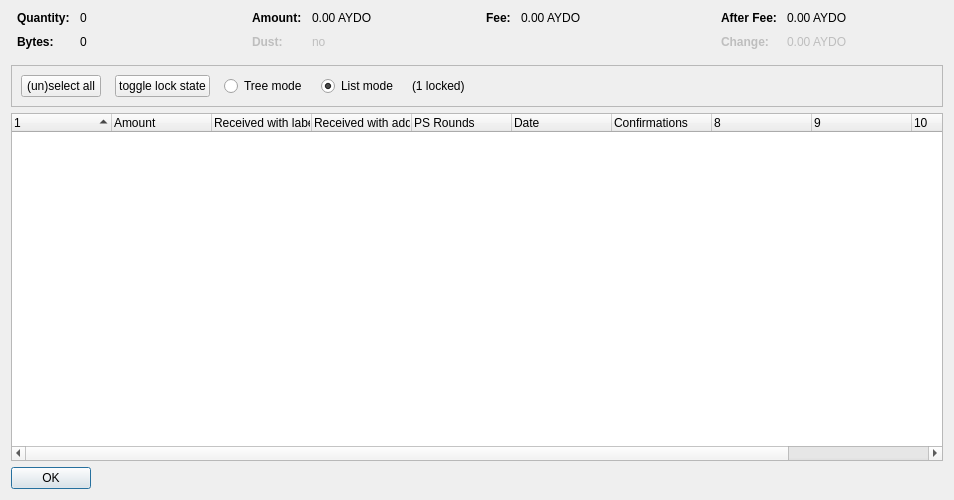
<?xml version="1.0" encoding="UTF-8"?>
<ui version="4.0">
 <class>CoinControlDialog</class>
 <widget class="QDialog" name="CoinControlDialog">
  <property name="geometry">
   <rect>
    <x>0</x>
    <y>0</y>
    <width>954</width>
    <height>500</height>
   </rect>
  </property>
  <property name="windowTitle">
   <string>Coin Selection</string>
  </property>
  <layout class="QVBoxLayout" name="verticalLayout">
   <item>
    <layout class="QHBoxLayout" name="horizontalLayoutTop" stretch="0,0,0,0">
     <property name="topMargin">
      <number>0</number>
     </property>
     <property name="bottomMargin">
      <number>10</number>
     </property>
     <item>
      <layout class="QFormLayout" name="formLayoutCoinControl1">
       <property name="horizontalSpacing">
        <number>10</number>
       </property>
       <property name="verticalSpacing">
        <number>10</number>
       </property>
       <property name="leftMargin">
        <number>6</number>
       </property>
       <property name="rightMargin">
        <number>6</number>
       </property>
       <item row="0" column="0">
        <widget class="QLabel" name="labelCoinControlQuantityText">
         <property name="font">
          <font>
           <weight>75</weight>
           <bold>true</bold>
          </font>
         </property>
         <property name="text">
          <string>Quantity:</string>
         </property>
        </widget>
       </item>
       <item row="0" column="1">
        <widget class="QLabel" name="labelCoinControlQuantity">
         <property name="cursor">
          <cursorShape>IBeamCursor</cursorShape>
         </property>
         <property name="contextMenuPolicy">
          <enum>Qt::ActionsContextMenu</enum>
         </property>
         <property name="text">
          <string notr="true">0</string>
         </property>
         <property name="textInteractionFlags">
          <set>Qt::LinksAccessibleByMouse|Qt::TextSelectableByKeyboard|Qt::TextSelectableByMouse</set>
         </property>
        </widget>
       </item>
       <item row="1" column="0">
        <widget class="QLabel" name="labelCoinControlBytesText">
         <property name="font">
          <font>
           <weight>75</weight>
           <bold>true</bold>
          </font>
         </property>
         <property name="text">
          <string>Bytes:</string>
         </property>
        </widget>
       </item>
       <item row="1" column="1">
        <widget class="QLabel" name="labelCoinControlBytes">
         <property name="cursor">
          <cursorShape>IBeamCursor</cursorShape>
         </property>
         <property name="contextMenuPolicy">
          <enum>Qt::ActionsContextMenu</enum>
         </property>
         <property name="text">
          <string notr="true">0</string>
         </property>
         <property name="textInteractionFlags">
          <set>Qt::LinksAccessibleByMouse|Qt::TextSelectableByKeyboard|Qt::TextSelectableByMouse</set>
         </property>
        </widget>
       </item>
      </layout>
     </item>
     <item>
      <layout class="QFormLayout" name="formLayoutCoinControl2">
       <property name="horizontalSpacing">
        <number>10</number>
       </property>
       <property name="verticalSpacing">
        <number>10</number>
       </property>
       <property name="leftMargin">
        <number>6</number>
       </property>
       <property name="rightMargin">
        <number>6</number>
       </property>
       <item row="0" column="0">
        <widget class="QLabel" name="labelCoinControlAmountText">
         <property name="font">
          <font>
           <weight>75</weight>
           <bold>true</bold>
          </font>
         </property>
         <property name="text">
          <string>Amount:</string>
         </property>
        </widget>
       </item>
       <item row="0" column="1">
        <widget class="QLabel" name="labelCoinControlAmount">
         <property name="cursor">
          <cursorShape>IBeamCursor</cursorShape>
         </property>
         <property name="contextMenuPolicy">
          <enum>Qt::ActionsContextMenu</enum>
         </property>
         <property name="text">
          <string notr="true">0.00 AYDO</string>
         </property>
         <property name="textInteractionFlags">
          <set>Qt::LinksAccessibleByMouse|Qt::TextSelectableByKeyboard|Qt::TextSelectableByMouse</set>
         </property>
        </widget>
       </item>
       <item row="1" column="0">
        <widget class="QLabel" name="labelCoinControlLowOutputText">
         <property name="enabled">
          <bool>false</bool>
         </property>
         <property name="font">
          <font>
           <weight>75</weight>
           <bold>true</bold>
          </font>
         </property>
         <property name="text">
          <string>Dust:</string>
         </property>
        </widget>
       </item>
       <item row="1" column="1">
        <widget class="QLabel" name="labelCoinControlLowOutput">
         <property name="enabled">
          <bool>false</bool>
         </property>
         <property name="cursor">
          <cursorShape>IBeamCursor</cursorShape>
         </property>
         <property name="contextMenuPolicy">
          <enum>Qt::ActionsContextMenu</enum>
         </property>
         <property name="text">
          <string notr="true">no</string>
         </property>
         <property name="textInteractionFlags">
          <set>Qt::LinksAccessibleByMouse|Qt::TextSelectableByKeyboard|Qt::TextSelectableByMouse</set>
         </property>
        </widget>
       </item>
      </layout>
     </item>
     <item>
      <layout class="QFormLayout" name="formLayoutCoinControl3">
       <property name="horizontalSpacing">
        <number>10</number>
       </property>
       <property name="verticalSpacing">
        <number>10</number>
       </property>
       <property name="leftMargin">
        <number>6</number>
       </property>
       <property name="rightMargin">
        <number>6</number>
       </property>
       <item row="0" column="0">
        <widget class="QLabel" name="labelCoinControlFeeText">
         <property name="font">
          <font>
           <weight>75</weight>
           <bold>true</bold>
          </font>
         </property>
         <property name="text">
          <string>Fee:</string>
         </property>
        </widget>
       </item>
       <item row="0" column="1">
        <widget class="QLabel" name="labelCoinControlFee">
         <property name="cursor">
          <cursorShape>IBeamCursor</cursorShape>
         </property>
         <property name="contextMenuPolicy">
          <enum>Qt::ActionsContextMenu</enum>
         </property>
         <property name="text">
          <string notr="true">0.00 AYDO</string>
         </property>
         <property name="textInteractionFlags">
          <set>Qt::LinksAccessibleByMouse|Qt::TextSelectableByKeyboard|Qt::TextSelectableByMouse</set>
         </property>
        </widget>
       </item>
      </layout>
     </item>
     <item>
      <layout class="QFormLayout" name="formLayoutCoinControl4">
       <property name="horizontalSpacing">
        <number>10</number>
       </property>
       <property name="verticalSpacing">
        <number>10</number>
       </property>
       <property name="leftMargin">
        <number>6</number>
       </property>
       <property name="rightMargin">
        <number>6</number>
       </property>
       <item row="0" column="0">
        <widget class="QLabel" name="labelCoinControlAfterFeeText">
         <property name="font">
          <font>
           <weight>75</weight>
           <bold>true</bold>
          </font>
         </property>
         <property name="text">
          <string>After Fee:</string>
         </property>
        </widget>
       </item>
       <item row="0" column="1">
        <widget class="QLabel" name="labelCoinControlAfterFee">
         <property name="cursor">
          <cursorShape>IBeamCursor</cursorShape>
         </property>
         <property name="contextMenuPolicy">
          <enum>Qt::ActionsContextMenu</enum>
         </property>
         <property name="text">
          <string notr="true">0.00 AYDO</string>
         </property>
         <property name="textInteractionFlags">
          <set>Qt::LinksAccessibleByMouse|Qt::TextSelectableByKeyboard|Qt::TextSelectableByMouse</set>
         </property>
        </widget>
       </item>
       <item row="1" column="0">
        <widget class="QLabel" name="labelCoinControlChangeText">
         <property name="enabled">
          <bool>false</bool>
         </property>
         <property name="font">
          <font>
           <weight>75</weight>
           <bold>true</bold>
          </font>
         </property>
         <property name="text">
          <string>Change:</string>
         </property>
        </widget>
       </item>
       <item row="1" column="1">
        <widget class="QLabel" name="labelCoinControlChange">
         <property name="enabled">
          <bool>false</bool>
         </property>
         <property name="cursor">
          <cursorShape>IBeamCursor</cursorShape>
         </property>
         <property name="contextMenuPolicy">
          <enum>Qt::ActionsContextMenu</enum>
         </property>
         <property name="text">
          <string notr="true">0.00 AYDO</string>
         </property>
         <property name="textInteractionFlags">
          <set>Qt::LinksAccessibleByMouse|Qt::TextSelectableByKeyboard|Qt::TextSelectableByMouse</set>
         </property>
        </widget>
       </item>
      </layout>
     </item>
    </layout>
   </item>
   <item>
    <widget class="QFrame" name="frame">
     <property name="minimumSize">
      <size>
       <width>0</width>
       <height>40</height>
      </size>
     </property>
     <property name="frameShape">
      <enum>QFrame::StyledPanel</enum>
     </property>
     <property name="frameShadow">
      <enum>QFrame::Sunken</enum>
     </property>
     <layout class="QHBoxLayout" name="horizontalLayout">
      <item>
       <layout class="QHBoxLayout" name="horizontalLayoutPanel" stretch="0,0,0,0,0,0">
        <property name="spacing">
         <number>14</number>
        </property>
        <item>
         <widget class="QPushButton" name="pushButtonSelectAll">
          <property name="sizePolicy">
           <sizepolicy hsizetype="Maximum" vsizetype="Fixed">
            <horstretch>0</horstretch>
            <verstretch>0</verstretch>
           </sizepolicy>
          </property>
          <property name="text">
           <string>(un)select all</string>
          </property>
          <property name="autoDefault">
           <bool>false</bool>
          </property>
         </widget>
        </item>
        <item>
         <widget class="QPushButton" name="pushButtonToggleLock">
          <property name="sizePolicy">
           <sizepolicy hsizetype="Maximum" vsizetype="Fixed">
            <horstretch>0</horstretch>
            <verstretch>0</verstretch>
           </sizepolicy>
          </property>
          <property name="text">
           <string>toggle lock state</string>
          </property>
          <property name="autoDefault">
           <bool>false</bool>
          </property>
         </widget>
        </item>
        <item>
         <widget class="QRadioButton" name="radioTreeMode">
          <property name="sizePolicy">
           <sizepolicy hsizetype="Maximum" vsizetype="Fixed">
            <horstretch>0</horstretch>
            <verstretch>0</verstretch>
           </sizepolicy>
          </property>
          <property name="text">
           <string>Tree mode</string>
          </property>
         </widget>
        </item>
        <item>
         <widget class="QRadioButton" name="radioListMode">
          <property name="sizePolicy">
           <sizepolicy hsizetype="Maximum" vsizetype="Fixed">
            <horstretch>0</horstretch>
            <verstretch>0</verstretch>
           </sizepolicy>
          </property>
          <property name="text">
           <string>List mode</string>
          </property>
          <property name="checked">
           <bool>true</bool>
          </property>
         </widget>
        </item>
        <item>
         <widget class="QLabel" name="labelLocked">
          <property name="text">
           <string>(1 locked)</string>
          </property>
         </widget>
        </item>
        <item>
         <spacer name="horizontalSpacer">
          <property name="orientation">
           <enum>Qt::Horizontal</enum>
          </property>
          <property name="sizeHint" stdset="0">
           <size>
            <width>40</width>
            <height>20</height>
           </size>
          </property>
         </spacer>
        </item>
       </layout>
      </item>
     </layout>
    </widget>
   </item>
   <item>
    <widget class="CoinControlTreeWidget" name="treeWidget">
     <property name="contextMenuPolicy">
      <enum>Qt::CustomContextMenu</enum>
     </property>
     <property name="sortingEnabled">
      <bool>false</bool>
     </property>
     <property name="columnCount">
      <number>11</number>
     </property>
     <attribute name="headerShowSortIndicator" stdset="0">
      <bool>true</bool>
     </attribute>
     <attribute name="headerStretchLastSection">
      <bool>false</bool>
     </attribute>
     <column>
      <property name="text">
       <string/>
      </property>
     </column>
     <column>
      <property name="text">
       <string>Amount</string>
      </property>
     </column>
     <column>
      <property name="text">
       <string>Received with label</string>
      </property>
     </column>
     <column>
      <property name="text">
       <string>Received with address</string>
      </property>
     </column>
     <column>
      <property name="text">
       <string>PS Rounds</string>
      </property>
     </column>
     <column>
      <property name="text">
       <string>Date</string>
      </property>
     </column>
     <column>
      <property name="text">
       <string>Confirmations</string>
      </property>
      <property name="toolTip">
       <string>Confirmed</string>
      </property>
     </column>
     <column>
      <property name="text">
       <string/>
      </property>
     </column>
     <column>
      <property name="text">
       <string/>
      </property>
     </column>
     <column>
      <property name="text">
       <string/>
      </property>
     </column>
     <column>
      <property name="text">
       <string/>
      </property>
     </column>
    </widget>
   </item>
   <item>
    <widget class="QDialogButtonBox" name="buttonBox">
     <property name="sizePolicy">
      <sizepolicy hsizetype="Maximum" vsizetype="Fixed">
       <horstretch>0</horstretch>
       <verstretch>0</verstretch>
      </sizepolicy>
     </property>
     <property name="orientation">
      <enum>Qt::Horizontal</enum>
     </property>
     <property name="standardButtons">
      <set>QDialogButtonBox::Ok</set>
     </property>
    </widget>
   </item>
  </layout>
 </widget>
 <customwidgets>
  <customwidget>
   <class>CoinControlTreeWidget</class>
   <extends>QTreeWidget</extends>
   <header>coincontroltreewidget.h</header>
  </customwidget>
 </customwidgets>
 <resources/>
 <connections/>
</ui>
